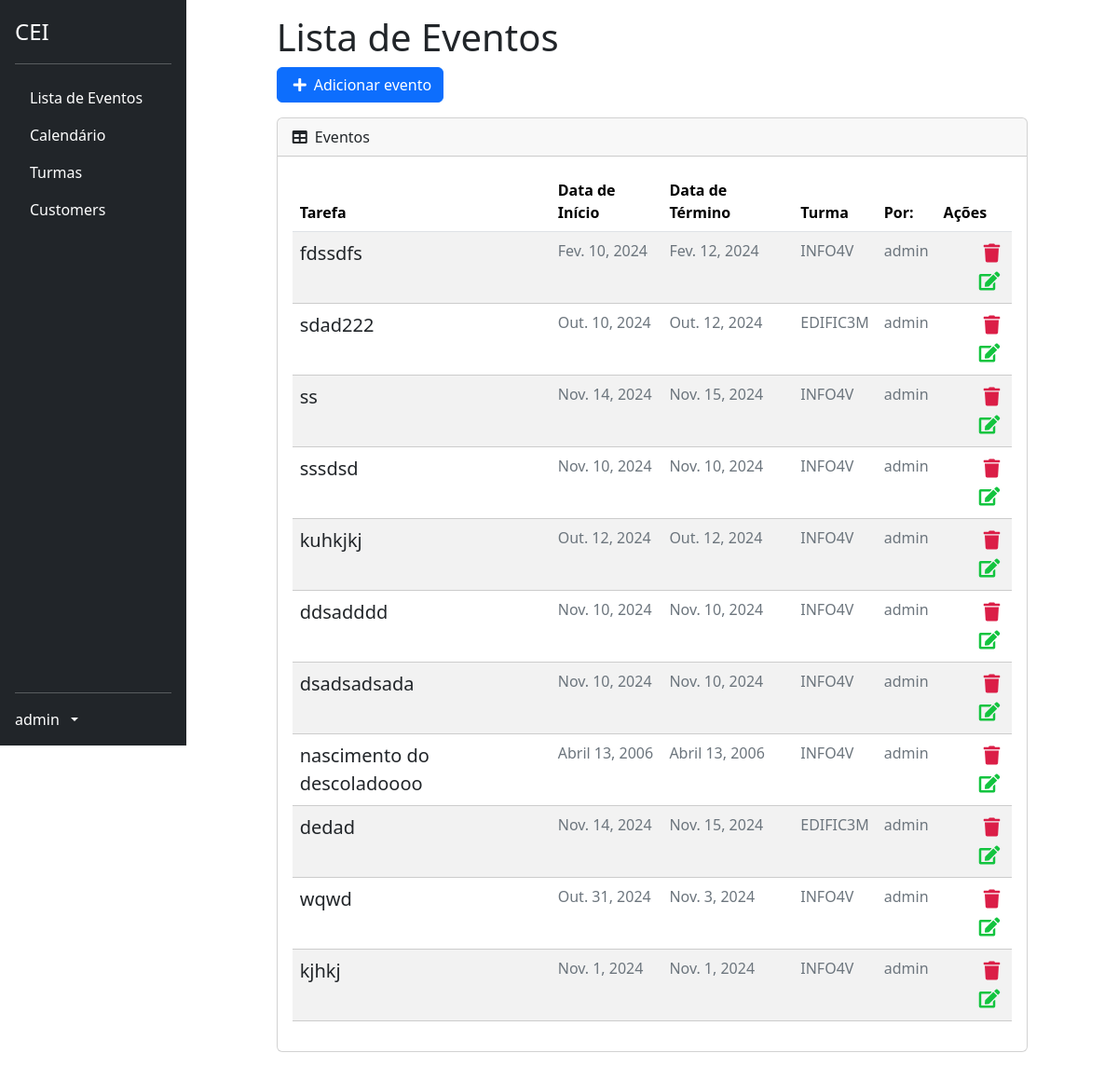
Page /list/ (signed in) on the committed database.
### profiles/models.py (models this page shows, shortened)
class CustomUser(AbstractUser):
    id = models.BigAutoField(primary_key=True)
    turma = models.ForeignKey('classes.Turma', on_delete=models.SET_NULL, blank=True, null=True)

### tasks/models.py (models this page shows, shortened)
class Task(models.Model):
    id = models.BigAutoField(primary_key=True)
    title = models.CharField(max_length=255)
    description = models.TextField()
    start_date = models.DateField()
    end_date = models.DateField()
    total_subs = models.PositiveIntegerField(default=0)
    subs = models.PositiveIntegerField(default=0)
    start_time = models.TimeField()
    end_time = models.TimeField()
    usuario = models.ForeignKey(CustomUser, on_delete=models.PROTECT)
    turma = models.ForeignKey('classes.Turma', on_delete=models.CASCADE)
    created_at = models.DateTimeField(auto_now_add=True)
    updated_at = models.DateTimeField(auto_now=True)

### classes/models.py (models this page shows, shortened)
class Turma(models.Model):
    TURNO_CHOICES = [
        ('manha', 'Manhã'),
        ('tarde', 'Tarde'),
        ('noite', 'Noite'),
    ]
    CURSO_CHOICES = [
        ('edificacoes', 'Edificações'),
        ('informatica', 'Informática'),
        ('meio_ambiente', 'Meio Ambiente'),
        ('matematica', 'Matemática'),
    ]
    SERIE_CHOICES = [
        ('1', '1º Ano'),
        ('2', '2º Ano'),
        ('3', '3º Ano'),
        ('4', '4º Ano'),
    ]
    nome = models.CharField(max_length=100)
    serie = models.CharField(max_length=1, choices=SERIE_CHOICES)
    turno = models.CharField(max_length=5, choices=TURNO_CHOICES)
    curso = models.CharField(max_length=15, choices=CURSO_CHOICES)

### tasks/views.py (the view)
# urls.py: path('list/', TaskListView.as_view(), name='task-list'),
class TaskListView(GroupRequiredMixin, LoginRequiredMixin, ListView):
    group_required = u"Docente"
    login_url = reverse_lazy('login')
    model = Task
    template_name = 'tasks/list.html'
    context_object_name = 'tasks'
    ordering = '-created_at'
    def get_queryset(self):
        self.tasks = Task.objects.filter(usuario=self.request.user)
        return self.tasks

### tasks/templates/tasks/list.html (shortened to what this page needs)
{% extends 'base.html' %}
{% block content %}
<div class="offset-1 col-10 list-div">
    <h1>Lista de Eventos</h1>
    <div class="row mb-3">
        <div class="col-auto btn-primary">
            <a id="add-link" href="{% url 'new-task' %}" class="btn btn-primary d-flex align-items-center">
                <i class="fas fa-plus me-2"></i> Adicionar evento
            </a>
        </div>
    </div>
    <div class="card col-md-12">
        <div class="card-header">
            <i class="fas fa-table me-1"></i>
            Eventos
        </div>
        <div class="card-body">
            <table id="datatablesSimple" class="table table-striped table-hover">
                <thead class="table">
                    <tr>
                        <th>Tarefa</th>
                        <th>Data de Início</th>
                        <th>Data de Término</th>
                        <th>Turma</th>
                        <th>Por:</th>
                        <th>Ações</th>
                    </tr>
                </thead>
                <tbody>
                    {% for task in tasks %}
                    <tr class="task-item">
                        <td><a href="/task/{{ task.id }}" class="text-decoration-none text-dark">{{ task.title }}</a></td>
                        <td style="color: #6c757d;" class="fs-6">{{ task.start_date }}</td>
                        <td style="color: #6c757d;" class="fs-6">{{ task.end_date }}</td>
                        <td style="color: #6c757d;" class="fs-6">{{ task.turma.nome }}</td>
                        <td style="color: #6c757d;" class="fs-6">{{ task.usuario.username }}</td>
                        <td>
                            <a href="{% url 'delete-task' task.id %}" class="text-danger me-2"><i class="fas fa-trash"></i></a>
                            <a href="{% url 'edit-task' task.id %}" class="text-warning"><i class="fas fa-edit"></i></a>
                        </td>
                    </tr>
                    {% endfor %}
                </tbody>
            </table>
        </div>
    </div>
</div>
{% endblock %}
{% block scripts %}
<link href="https://cdn.jsdelivr.net/npm/simple-datatables@7.1.2/dist/style.min.css" rel="stylesheet" />
{% endblock %}

### tasks/templates/base.html (shortened to what this page needs)
{% load static %}
<!DOCTYPE html>
<html lang="en">
<head>
    <link href="{% static 'bootstrap/css/bootstrap.min.css' %}" rel="stylesheet">
    <link rel="stylesheet" href="https://use.fontawesome.com/releases/v5.7.2/css/all.css">
    <link rel="stylesheet" href="{% static 'css/styles.css' %}">
    <link href="{% static 'css/datatables.min.css' %}" rel="stylesheet">
</head>
<body>
    <div class="d-flex">
      <div class="d-flex flex-column flex-shrink-0 p-3 text-bg-dark" style="width: 200px; height: 100vh; position: fixed;">
        <a href="{% url 'dashboard' %}" class="d-flex align-items-center mb-3 mb-md-0 me-md-auto text-white text-decoration-none">
          <span class="fs-4">CEI</span>
        </a>
        <hr>
        <ul class="nav nav-pills flex-column mb-auto">
          <li>
            <a href="{% url 'task-list' %}" class="nav-link text-white">
              Lista de Eventos
            </a>
          </li>
          <li>
            <a href="{% url 'calendar' %}" class="nav-link text-white">
              Calendário
            </a>
          </li>
          <li>
            <a href="{% url 'lista-turmas' %}" class="nav-link text-white">
              Turmas
            </a>
          </li>
          <li>
            <a href="#" class="nav-link text-white">
              Customers
            </a>
          </li>
        </ul>
        <hr>
        {% if user.is_authenticated %}
          <a href="#" class="d-flex align-items-center text-white text-decoration-none dropdown-toggle" data-bs-toggle="dropdown" aria-expanded="false">
            <span class="me-2">{{ user.username }}</span>
          </a>
        </div>
        {% else %}
        <li class="nav nav-pills flex-column">
          <a href="{% url 'login' %}" class="nav-link text-white">
            Login
          </a>
        </li>
        {% endif %}
      </div>
      <div class="flex-grow-1" style="margin-left: 200px;">
        <div class="p-3">
          {% block content %}
          {% endblock %}
        </div>
      </div>
    {% block scripts %}
    {% endblock %}
  </body>
</html>

### tasks/static/css/styles.css (style rules this page uses)
#add-link { text-decoration: none; }
.fas.fa-plus { color: #FFF; margin-right: 10px; margin-left: 5px; }
.list-div { padding: 0; }
.task-item { list-style: none; font-size: 20px; height: 50px; padding-top: 10px; border-bottom: 1px dashed #CCC; }
.fas.fa-trash { color: #db1e47; cursor: pointer; margin: 5px; font-size: 20px; float: right; }
.fas.fa-edit { color: #13c43f; cursor: pointer; margin: 5px; font-size: 20px; float: right; }

### rows in the picture
CustomUser: username "admin"
Task: title "fdssdfs", start_date "Fev. 10, 2024", end_date "Fev. 12, 2024", turma.nome "INFO4V", usuario.username "admin"
Task: title "sdad222", start_date "Out. 10, 2024", end_date "Out. 12, 2024", turma.nome "EDIFIC3M", usuario.username "admin"
Task: title "ss", start_date "Nov. 14, 2024", end_date "Nov. 15, 2024", turma.nome "INFO4V", usuario.username "admin"
Task: title "sssdsd", start_date "Nov. 10, 2024", end_date "Nov. 10, 2024", turma.nome "INFO4V", usuario.username "admin"
Task: title "kuhkjkj", start_date "Out. 12, 2024", end_date "Out. 12, 2024", turma.nome "INFO4V", usuario.username "admin"
Task: title "ddsadddd", start_date "Nov. 10, 2024", end_date "Nov. 10, 2024", turma.nome "INFO4V", usuario.username "admin"
Task: title "dsadsadsada", start_date "Nov. 10, 2024", end_date "Nov. 10, 2024", turma.nome "INFO4V", usuario.username "admin"
Task: title "nascimento do descoladoooo", start_date "Abril 13, 2006", end_date "Abril 13, 2006", turma.nome "INFO4V", usuario.username "admin"
Task: title "dedad", start_date "Nov. 14, 2024", end_date "Nov. 15, 2024", turma.nome "EDIFIC3M", usuario.username "admin"
Task: title "wqwd", start_date "Out. 31, 2024", end_date "Nov. 3, 2024", turma.nome "INFO4V", usuario.username "admin"
Task: title "kjhkj", start_date "Nov. 1, 2024", end_date "Nov. 1, 2024", turma.nome "INFO4V", usuario.username "admin"
